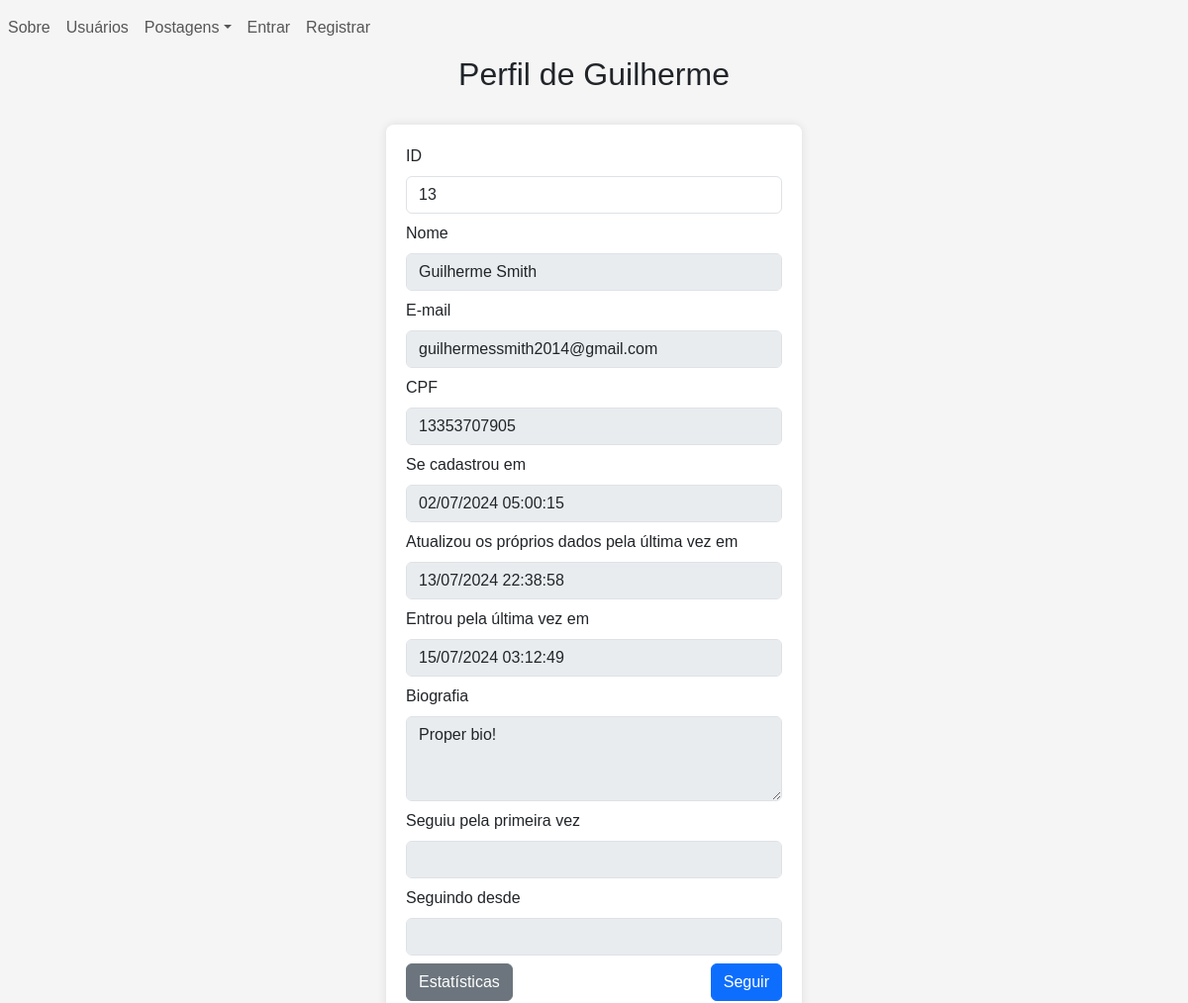
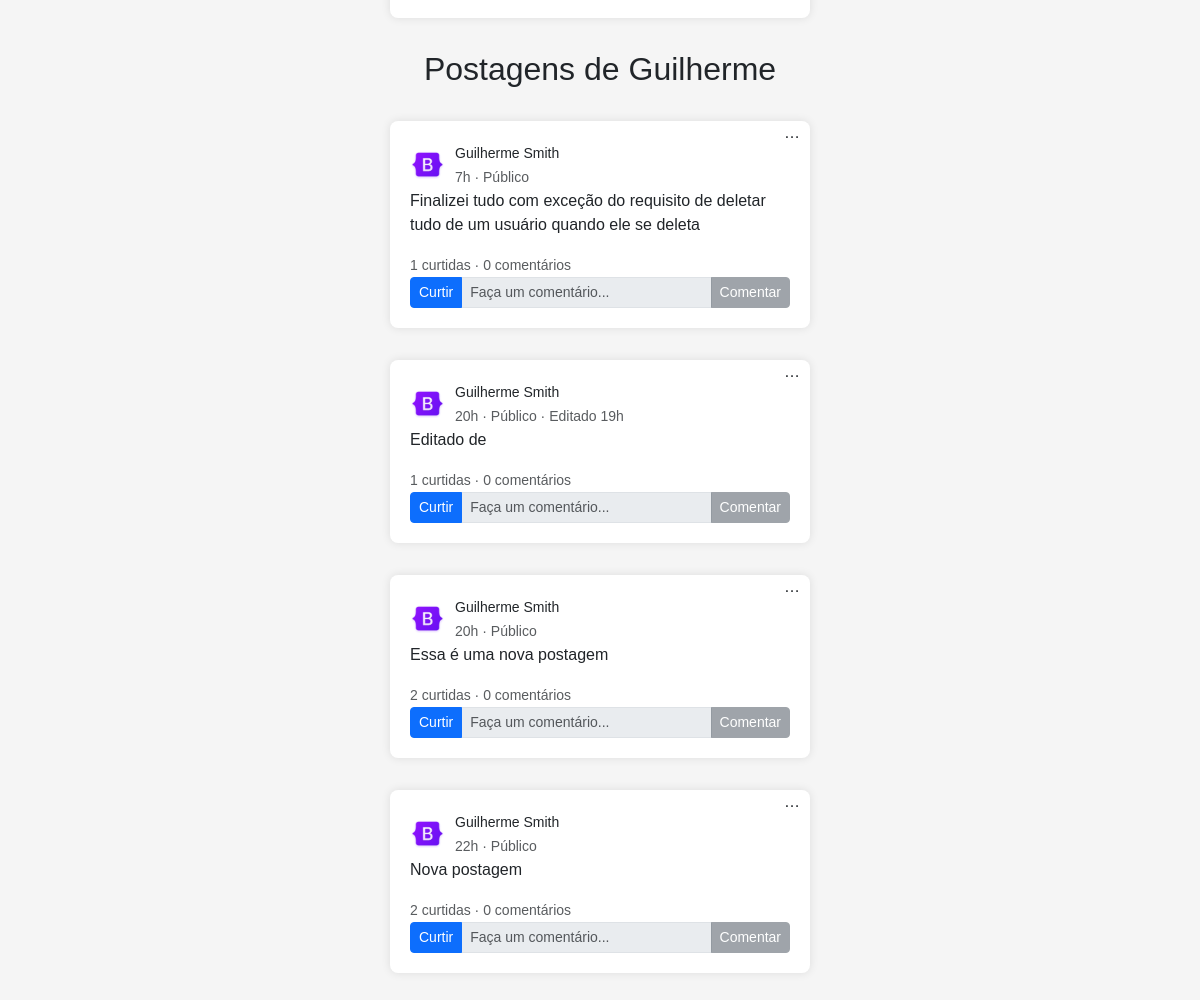
/users/profile.php?id=13, run on the app's committed database (2 pictures, top to bottom).
### tables this page shows
CREATE TABLE users (
    id INTEGER PRIMARY KEY AUTOINCREMENT,
    username VARCHAR(255) NOT NULL,
    email VARCHAR(255) NOT NULL UNIQUE,
    cpf VARCHAR(11) NOT NULL UNIQUE,
    created_at DATETIME DEFAULT CURRENT_TIMESTAMP,
    updated_at DATETIME
, pass VARCHAR(255) NOT NULL, bio VARCHAR(100), logged_at TIMESTAMP, adm boolean DEFAULT false);

CREATE TABLE posts (
    id INTEGER PRIMARY KEY AUTOINCREMENT,
    id_user INTEGER NOT NULL,
    text VARCHAR(100) NOT NULL,
    image_src VARCHAR(100),
    created_at TIMESTAMP DEFAULT CURRENT_TIMESTAMP,
    updated_at TIMESTAMP,
    total_comments INTEGER DEFAULT 0,
    total_likes INTEGER DEFAULT 0,
    FOREIGN KEY (id_user) REFERENCES users(id)
);

### src/back/config.php (called while the page is built, shortened)
<?php
    function get_posts(array $array = [], $single = false){
        $db = db_conn();
        $se_SQL = "SELECT * FROM post";
        if (!empty($array)) {
            $se_SQL .= " WHERE ";
            $conditions = [];
            foreach ($array as $col => $values) {
                $value_parts = explode(',',$values);
                foreach ($value_parts as $value) {
                    $marks[] = "$col LIKE ?";
                }
                $conditions[] = implode(" OR ",$marks);
            }
            $se_SQL .= implode(" AND ",$conditions);
        }
        $se_query = $db->prepare($se_SQL);
        if (!empty($array)) {
            $i = 1;
            foreach ($array as $col => $value) {
                foreach ($value_parts as $value) {
                    $se_query->bindValue($i,"%".trim(ucfirst($value))."%",SQLITE3_TEXT);
                    $i++;
                }
            }
        }
        $se_result = $se_query->execute();
        $posts = [];
        while ($row = $se_result->fetchArray(SQLITE3_ASSOC)) {
            $row['options'] = [
                ['text' => 'Visualizar','path' => POSTS_LINK.'crud/view_post.php']
            ];
            if (logged()) {
                if ($row['id_user'] == $_SESSION['user']['id']) {
                    $row['options'][] = ['text' => 'Editar','path' => POSTS_LINK.'crud/edit_post.php'];
                    $row['options'][] = ['text' => 'Deletar','path' => POSTS_LINK.'crud/delete_post.php'];
                }
                if ($db->querySingle("SELECT created_at FROM post_likes WHERE id_user = ".$_SESSION['user']['id']." AND id_post = ".$row['id']) == null) {
                    $row['liked'] = false;
                }else{
                    $row['liked'] = true;
                }
            }else{
                $row['liked'] = false;
            }
            $row['posted_at'] = time_ago($row['created_at']);
            $posts[] = $row;
        }
        return $single ? $posts[0] : $posts;
    }
    function time_ago($datetime) {
        $now = new DateTime('now', new DateTimeZone('America/Sao_Paulo'));
        $post_time = new DateTime($datetime, new DateTimeZone('UTC'));
        $post_time->setTimezone(new DateTimeZone('America/Sao_Paulo'));
        $interval = $now->diff($post_time);
        $hours = $interval->h;
        $days = $interval->d;
        $weeks = floor($interval->days / 7);
        $months = $interval->m + ($interval->y * 12);
        $years = $interval->y;
        if ($hours > 0) {
            return $hours."h";
        }
        return "Agora";
    }
    function format_date($date_string){
        return $date_string != null ? date('d/m/Y H:i:s',strtotime($date_string)) : "";
    }
    function logged(){
        return isset($_SESSION['user']);
    }
    function db_conn(){
        $db = new SQLite3(SRC_URL.'back/database.sqlite',SQLITE3_OPEN_READWRITE);
        return $db;
    }
    function get_users(array $array = [], $single = false){
        $db = db_conn();
        $se_SQL = "SELECT * FROM users";
        if (!empty($array)) {
            $se_SQL .= " WHERE ";
            $conditions = [];
            foreach ($array as $col => $values) {
                if (!empty($values)) {
                    $value_parts = explode(',',$values);
                    foreach ($value_parts as $value) {
                        $marks[] = str_contains($col,"id") ? "$col = ?" : "$col LIKE ?";
                    }
                    $conditions[] = implode(" OR ",$marks);
                }
            }
            $se_SQL .= implode(" AND ",$conditions);
        }
        $se_query = $db->prepare($se_SQL);
        if (!empty($array)) {
            $i = 1;
            foreach ($array as $col => $value) {
                if (!empty($value)) {
                    foreach ($value_parts as $value) {
                        if (str_contains($col,"id")) {
                            $se_query->bindValue($i,trim($value),SQLITE3_INTEGER);
                        }else{
                            $se_query->bindValue($i,"%".trim(ucfirst($value))."%",SQLITE3_TEXT);
                        }
                        $i++;
                    }
                }
            }
        }
        $se_result = $se_query->execute();
        $users = [];
        while ($row = $se_result->fetchArray(SQLITE3_ASSOC)) {
            if (logged()) {
                $users_follow = $db->querySingle("SELECT * FROM users_follow WHERE id_user_follower = ".$_SESSION['user']['id']." AND id_user_followed = ".$row['id'], true);
                if (!empty($users_follow) && $users_follow['active'] == 1) {
                    $row['following'] = true;
                    $row['followed_first_at'] = format_date($users_follow['created_at']);
                    $row['following_since'] = $users_follow['updated_at'] == null ? format_date($users_follow['created_at']) : format_date($users_follow['updated_at']);
                }else{
                    $row['following'] = false;
                    $row['followed_first_at'] = "";
                    $row['following_since'] = "";
                }
            }else{
                $row['following'] = false;
                $row['followed_first_at'] = "";
                $row['following_since'] = "";
            }
            $users[] = $row;
        }
        return $single ? $users[0] : $users;
    }
?>

### users/profile.php (the view, shortened to what this page needs)
<?php
    require "../src/back/config.php";
    if (isset($_GET['id']) && is_numeric($_GET['id']) && $_GET['id'] > 0) {
        $id = $_GET['id'];
        $self = logged() && $_SESSION['user']['id'] == $id ? true : false;
    }else{
        checkAuth(true);
        $id = $_SESSION['user']['id'];
        $self = true;
    }
    $profile = get_users(['id' => $id],true);
    if ($self) {
        $button_tag = "a";
        $button_text = "Editar";
        $button_class = "btn btn-secondary";
        $link = USERS_LINK."crud/my_data.php";
        $button_attributes = "href = '$link'";
    }else{
        $button_tag = "button";
        $button_attributes = "type = 'submit'";
        if ($profile['following']) {
            $button_text = "Seguindo";
            $button_class = "btn btn-success";
        }else{
            $button_text = "Seguir";
            $button_class = "btn btn-primary";
        }
    }
    $cols = ['id_user' => $profile['id']];
    $posts = get_posts($cols);
?>
<!DOCTYPE html>
<html lang="en">
    <head>
        <?php require SRC_URL."front/head.php" ?>
    </head>
    <body>
        <?php require SRC_URL."front/navbar.php" ?>
        <div class = "text-center">
            <h2>
                <?php
                    if ($self) {
                        echo "Meu Perfil";
                    }else{
                        echo "Perfil de ".explode(" ",$profile['username'])[0];
                    }
                ?>
            </h2>
        </div>
        <form class = "container form-container" action="follow_user.php?redirect_url=<?php echo $_SERVER['REQUEST_URI'] ?>" method="POST" autocomplete = 'off'  >
            <?php
                echo set_form_input('ID','id',$profile['id'],['readonly' => true]);
                echo set_form_input('Nome','username',$profile['username'],['disabled' => true]);
                echo set_form_input('E-mail','email',$profile['email'],['disabled' => true]);
                echo set_form_input('CPF','cpf',$profile['cpf'],['disabled' => true]);
                echo set_form_input('Se cadastrou em','created_at',format_date($profile['created_at']),['disabled' => true]);
                echo set_form_input('Atualizou os próprios dados pela última vez em','updated_at',format_date($profile['updated_at']),['disabled' => true]);
                echo set_form_input('Entrou pela última vez em','logged_at',format_date($profile['logged_at']),['disabled' => true]);
                echo set_form_textarea('Biografia','bio',$profile['bio'],['disabled' => true]);
                echo set_form_input('Seguiu pela primeira vez','followed_first_at',$profile['followed_first_at'],['disabled' => true]);
                echo set_form_input('Seguindo desde','following_since',$profile['following_since'],['disabled' => true]);
            ?>
            <div class = "row" >
                <div class = "col-lg-6 col-md-6 col-sm-12" style = "text-align: left">
                    <a class = "btn btn-secondary" href = "users_statistics.php?id=<?php echo $profile['id'] ?>" >Estatísticas</a>
                </div>
                <div class = "col-lg-6 col-md-6 col-sm-12" style = "text-align: right">
                    <?php echo set_button($button_tag,$button_text,$button_class,$button_attributes) ?>
                </div>
            </div>
        </form>
        <section>
            <div class = 'text-center' style = "display: <?php echo empty($posts) ? 'none' : 'block' ?>">
                <h2>
                    <?php
                        if ($self) {
                            echo "Minhas postagens";
                        }else{
                            echo "Postagens de ".explode(" ",$profile['username'])[0];
                        }
                    ?>
                </h2>
            </div>
            <?php
                if (!empty($posts)) {
                    foreach ($posts as $post) {
                        echo set_post_form($post);
                    }
                }
            ?>
        </section>
    </body>
</html>

### src/front/navbar.php (shortened to what this page needs)
<navbar class = "navbar navbar-expand-lg">
    <ul class="navbar-nav mr-auto">
        <?php
          set_nav_link(MAIN_LINK."index.php","Sobre");
          set_nav_dropdown("Postagens", POSTS_LINK."posts.php",[
            ["path" => POSTS_LINK."crud/post.php", "text" => "Novo"],
            ["path" => POSTS_LINK."posts_table.php", "text" => "Tabela"]
          ]);
          if(logged()){
            set_nav_dropdown("Perfil",USERS_LINK.'profile.php',[
              ["path" => USERS_LINK."crud/my_data.php", "text" => "Dados"],
              ["path" => USERS_LINK."users_statistics.php", "text" => "Estatísticas"],
              ["path" => USERS_LINK."visits.php", "text" => "Visitas"]
            ]);
            set_nav_link(BASE_LINK."tests.php","Testes");
            set_nav_link(USERS_LINK."auth/log_out.php","Sair");
          }else{
            set_nav_link(USERS_LINK."auth/login.php","Entrar");
            set_nav_link(USERS_LINK."crud/signin.php","Registrar");
          }
        ?>
    </ul>
</navbar>
<?php
  function set_nav_link($path,$text){
    echo "<li class='nav-item'><a href = '$path' class = 'nav-link'>$text</a></li>";
  }
  function set_nav_dropdown($text, $href, $items) {
    echo "<li class='nav-item dropdown'>";
    echo "<a class='nav-link dropdown-toggle' href='$href' id='navbarDropdown' role='button' data-toggle='dropdown' aria-haspopup='true' aria-expanded='false'>$text</a>";
    echo "</li>";
  }
  function set_post_options_dropdown($postId, $options) {
    if (!empty($options)) {
      $element = "<div class='dropdown post-options'>";
      $element .= "<span class=' dropdown-toggle' id='postOptionsDropdown$postId' data-toggle='dropdown' aria-haspopup='true' aria-expanded='false'>&#x2026;</span>";
      $element .= "<div class='dropdown-menu' aria-labelledby='postOptionsDropdown$postId'>";
      foreach ($options as $option) {
        $element .= "<a class='dropdown-item' href='{$option['path']}?id=$postId'>{$option['text']}</a>";
      }
      $element .= "</div>";
      $element .= "</div>";
    }else{
      $element = "";
    }
    return $element;
  }
  function set_button($tag,$text,$class,$attributes) {
    return "<$tag $attributes class = '$class' >$text</$tag>";
  }
  function set_form_input($label,$column,$value,$options = []){
    $input = "<div class = 'form-group'>";
    $input .= "<label for = '$column-input' class = 'form-label'>$label</label>";
    $input .= "<input type = 'text' id = '$column-input' name = '$column' class = 'form-control' value = '$value' ";
    $input .= isset($options['readonly']) ? " readonly " : "";
    $input .= isset($options['disabled']) ? " disabled " : "";
    $input .= isset($options['required']) ? " required " : "";
    $input .= ">";
    $input .= "</div>";
    return $input;
  }
  function set_form_textarea($label,$column,$value,$options = []){
    $textarea = "<div class = 'form-group'>";
    $textarea .= "<label for = '$column-input' class = 'form-label'>$label</label>";
    $textarea .= "<textarea id = '$column-input' name = '$column' class = 'form-control' cols = '10' rows = '3'";
    $textarea .= isset($options['disabled']) ? " disabled " : "";
    $textarea .= ">";
    $textarea .= $value;
    $textarea .= "</textarea>";
    $textarea .= "</div>";
    return $textarea;
  }
  function set_post_form ($post = []){
    $form = "<form class = 'container form-container' action = 'comment.php' method = 'POST' autocomplete = 'off' id = 'post-".$post['id']."' >";
    $id_input = "<input type = 'hidden' name = 'id' value = '".$post['id']."' >";
    $user_info = "<div class = 'user-info'>";
    $user_info .= "<img src = '".MEDIA_LINK."bootstrap.png' alt = ''>";
    $user_info .= "<div>";
    $user_info .= "<small class = 'text-bold'>".$post['username']."</small>";
    $user_info .= "<br>";
    $user_info .= "<small class = 'text-muted'>".$post['posted_at']." &middot; Público";
    $user_info .= is_null($post['updated_at']) ? "" : " &middot; Editado ".time_ago($post['updated_at']);
    $user_info .= "</small>";
    $user_info .= "</div>";
    $user_info .= "</div>";
    $options = set_post_options_dropdown($post['id'],$post['options']);
    $text = "<div class = 'text-justify'>";
    $text .= "<p>".$post['text']."</p>";
    $text .= "</div>";
    $statistics = "<div>";
    $statistics .= "<small class = 'text-muted' >".$post['total_likes']." curtidas &middot; ".$post['total_comments']." comentários</small>";
    $statistics .= "</div>";
    if ($post['liked']) {
      $like_button_class = "btn btn-success";
      $like_button_text = "Curtiu";
    }else{
      $like_button_class = "btn btn-primary";
      $like_button_text = "Curtir";
    }
    $buttons = "<div class = 'input-group input-group-sm'>";
    $buttons .= "<a class = '$like_button_class' href = '".POSTS_LINK."like_post.php?id_post=".$post['id']."&redirect_url=".$_SERVER['REQUEST_URI']."'>$like_button_text</a>";
    $buttons .= "<input type = 'text' class = 'form-control' placeholder = 'Faça um comentário...' disabled >";
    $buttons .= "<button type = 'submit' class = 'btn btn-secondary' disabled>Comentar</button>";
    $buttons .= "</div>";
    $form .= $id_input;
    $form .= $options;
    $form .= $user_info;
    $form .= $text;
    $form .= $statistics;
    $form .= $buttons;
    $form .= "</form>";
    return $form;
  }
?>

### main/index.css (style rules this page uses)
form { margin: auto; padding: 0.5rem; }
form .form-group { margin-bottom: 0.5rem; }
.form-container { position: relative; width: 35%; overflow: visible; }
body { font-family: Arial, sans-serif; background-color: #f5f5f5; margin: 0; }
.table-container, .container { margin: 2rem auto; padding: 20px; background-color: #fff; box-shadow: 0 0 10px rgba(0, 0, 0, 0.1); border-radius: 8px; }
.container { max-width: 80%; }
a { color: #007BFF; text-decoration: none; }
a.btn, .nav-link { text-decoration: none; }
.nav-link,.nav-link:hover { text-decoration: none; }
.post-options .dropdown-toggle::after { display: none; }
.post-options { position: absolute; top: 0; right: 10px; }
.user-info { display: flex; align-items: center; }
.user-info img { display: inline-block; margin-right: 10px; width: 35px; }

### data on the page
users: username "Guilherme", id "13", username "Guilherme Smith", email "guilhermessmith2014@gmail.com", cpf "13353707905"
posts: id_user.username "Guilherme Smith", posted_at "7h", text "Finalizei tudo com exceção do requisito de deletar tudo de um usuário quando ele se deleta", total_likes "1", total_comments "0"
posts: id_user.username "Guilherme Smith", posted_at "20h", set_post_form($post) "· Editado 19h", text "Editado de", total_likes "1", total_comments "0"
posts: id_user.username "Guilherme Smith", posted_at "20h", text "Essa é uma nova postagem", total_likes "2", total_comments "0"
posts: id_user.username "Guilherme Smith", posted_at "22h", text "Nova postagem", total_likes "2", total_comments "0"

### other printed values
$text "Sobre Usuários Entrar Registrar"
$text "Postagens"
$label "ID Nome E-mail CPF Se cadastrou em Atualizou os próprios dados pela última vez em Entrou pela última vez em Seguiu pela primeira vez Seguindo desde"
$label "Biografia"
set_button($button_tag,$button_text,$button_class,$button_attributes) "Seguir"
